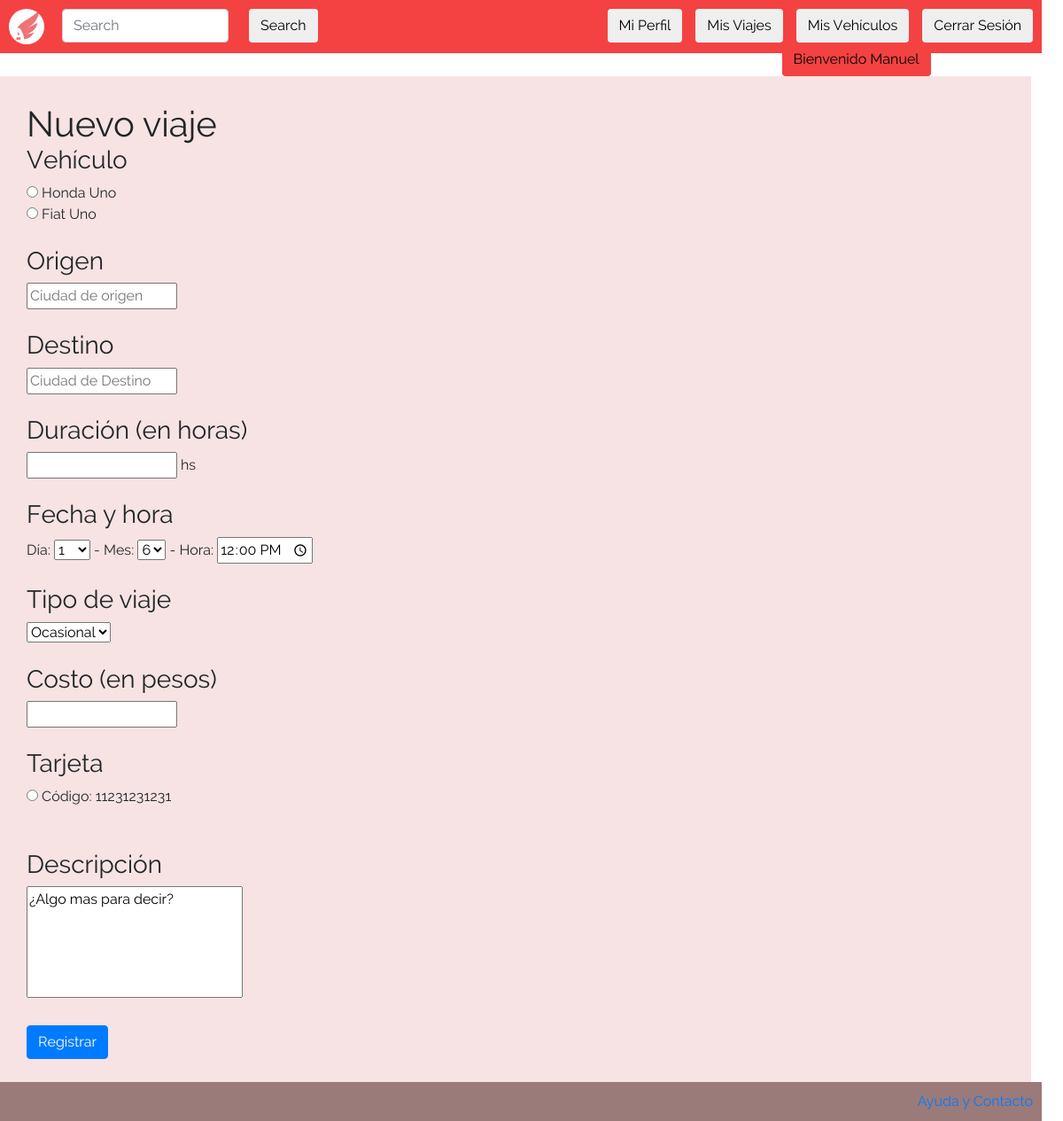
/vistas/registrar_viaje.php (signed in), run on the app's committed database.
### tables this page shows
CREATE TABLE `vehiculo` (
  `patente` varchar(10) NOT NULL,
  `id_usuario` int(11) NOT NULL,
  `marca` text NOT NULL,
  `modelo` text NOT NULL,
  `asientos` int(11) NOT NULL
);

CREATE TABLE `tarjetas` (
  `id_usuario` int(11) NOT NULL,
  `numero` bigint(20) UNSIGNED NOT NULL,
  `codigo_seguridad` int(10) UNSIGNED NOT NULL,
  `vencimiento` date NOT NULL
);

### vistas/registrar_viaje.php (the view, shortened to what this page needs)
<?php
  include("../php/abrir_conexion.php");
?>
<!DOCTYPE html>
<html>
  <head>
    <link href="/css/bootstrap.css" rel="stylesheet" type="text/css" >
    <link href="/css/index.css" rel="stylesheet" type="text/css">
  </head>
  <body>
    <?php
      include("header.php");
    ?>
    <div id="body">
      <h1>Nuevo viaje</h1>
      <form method="post" action="/php/alta_viaje.php" id="trip_reg" autocomplete="off">
        <h3>Vehículo</h3>
        <?php
          $query = "SELECT * FROM vehiculo WHERE id_usuario='".$_SESSION["user_id"]."'";
          $result = mysqli_query($conn, $query);
          if($result){
            while($vehicle = mysqli_fetch_assoc($result)){
              ?>
        <div class="option">
          <input type="radio" name="car" value="<?= $vehicle["patente"] ?>" required="required"/>
          <?= $vehicle["marca"]." ".$vehicle["modelo"] ?>
        </div>
              <?php
            }
          }
        ?>
        <br>
        <h3>Origen</h3>
        <input type="text" name="origin" placeholder="Ciudad de origen" required="required"/>
        <br>
        <br>
        <h3>Destino</h3>
        <input type="text" name="destination" placeholder="Ciudad de Destino" required="required"/>
        <br>
        <br>
        <h3>Duración (en horas)</h3>
        <input type="text" name="duration" required="required"/> hs
        <br>
        <br>
        <h3>Fecha y hora</h3>
        Día:
        <select name="day" id="day">
        <?php
          for($i = 1; $i <= 31; $i++){
            echo "<option>$i</option>";
          }
        ?>
        </select>
        - Mes:
        <select name="month" id="month">
        <?php
          for($i = intval(date("n")); $i <= intval(date("n"))+1; $i++){
            echo "<option>$i</option>";
          }
        ?>
        </select>
        - Hora:
        <input type="time" name="time" value="12:00" required="required"/>
        <br>
        <br>
        <h3>Tipo de viaje</h3>
        <select name="type">
          <option>Ocasional</option>
        </select>
        <br>
        <br>
        <h3>Costo (en pesos)</h3>
        <input id="price" type="number" name="price" required="required"/>
        <br>
        <br>
        <h3>Tarjeta</h3>
        <?php
          $query = "SELECT * FROM tarjetas WHERE id_usuario='".$_SESSION["user_id"]."'";
          $result = mysqli_query($conn, $query);
          if($result){
            while($card = mysqli_fetch_assoc($result)){
              ?>
        <div class="option">
          <input type="radio" name="card" value="<?= $card["numero"] ?>" required="required"/>
          Código: <?= $card["numero"] ?>
        </div>
              <?php
            }
          }
        ?>
        <br>
        <br>
        <h3>Descripción</h3>
        <textarea name="description" rows="5" cols="30" wrap="hard" style="resize: none">¿Algo mas para decir?</textarea>
        <br>
        <br>
        <input type="submit" class="btn btn-primary" value="Registrar" id="submit"/>
      </form>
    </div>
    <?php
      include("footer.php");
    ?>
  </body>
</html>

### css/index.css (style rules this page uses)
html, body { height: 100%; width: 99%; margin: 0px; padding: 0px; font-family: "Raleway"; }
h1, h2 { margin: 0px }
#body { padding-top: 30px; padding-b5ttom: 20px; padding-left: 30px; background-color: rgb(247, 227, 227); width: 99%; min-height: 80%; overflow: auto; margin: 0px; padding-bottom: 70px; }

### data on the page
vehiculo: marca "Honda", modelo "Uno"
vehiculo: marca "Fiat", modelo "Uno"
tarjetas: numero "11231231231"

### other printed values
$_SESSION["user_name"] "Manuel"
form field day "1"
form field month "6"
